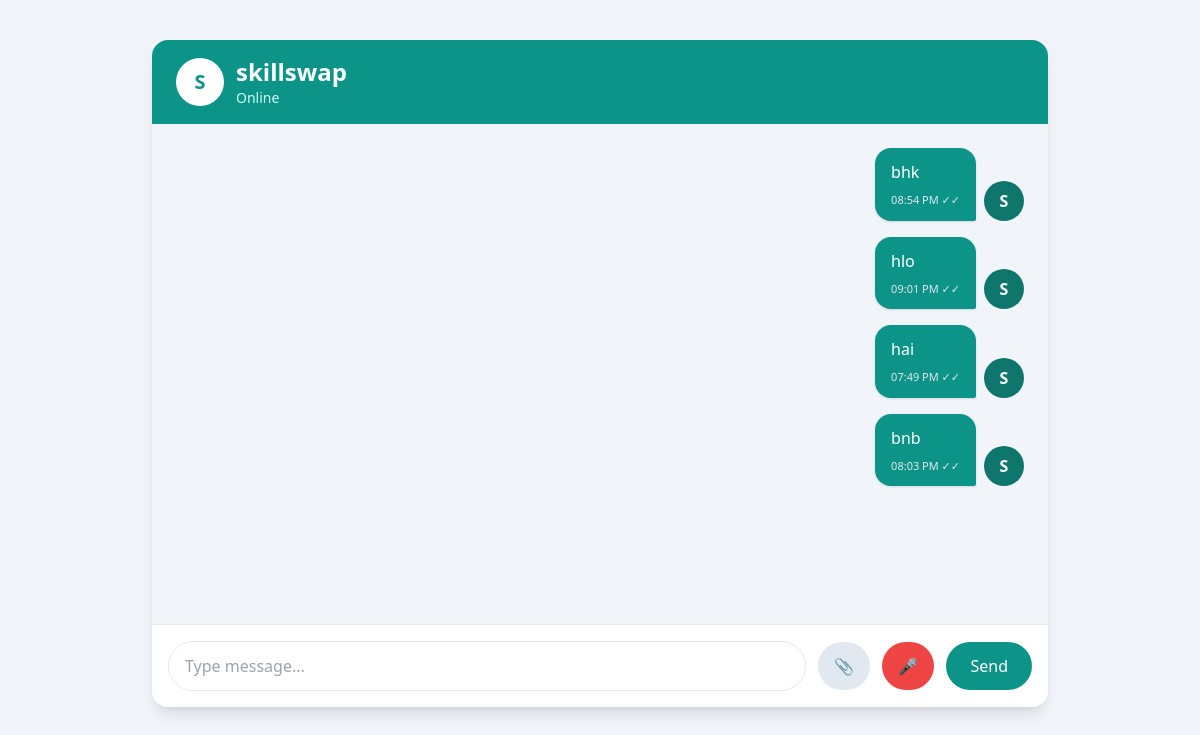
The app's page /chat/28/ (signed in) with its own data.
### skills/models.py (models this page shows)
class Message(models.Model):
    sender = models.ForeignKey(
        User,
        related_name='sent_messages',
        on_delete=models.CASCADE
    )
    receiver = models.ForeignKey(
        User,
        related_name='received_messages',
        on_delete=models.CASCADE
    )
    message = models.TextField(blank=True, null=True)
    file = models.FileField(
        upload_to='chat_files/',
        blank=True,
        null=True
    )
    voice = models.FileField(
        upload_to='voice_notes/',
        blank=True,
        null=True
    )
    timestamp = models.DateTimeField(auto_now_add=True)

### skills/views.py (the view, shortened to what this page needs)
# urls.py: path('chat/<int:user_id>/', views.chat, name='chat'),
def chat(request, user_id):
    receiver = User.objects.get(id=user_id)
    messages = Message.objects.filter(
        Q(sender=request.user, receiver=receiver) |
        Q(sender=receiver, receiver=request.user)
    ).order_by('timestamp')
    Message.objects.filter(
        sender=receiver,
        receiver=request.user,
        is_read=False
    ).update(is_read=True)
    return render(request, 'skills/chat.html', {
        'receiver': receiver,
        'messages': messages
    })

### skills/templates/skills/chat.html (shortened to what this page needs)
<!DOCTYPE html>
<html>
<head>
    <script src="https://cdn.tailwindcss.com"></script>
</head>
<body class="bg-slate-100">
<div class="max-w-4xl mx-auto mt-10 bg-white rounded-2xl shadow-lg overflow-hidden">
    <div class="bg-teal-600 text-white px-6 py-4 flex items-center gap-3">
        <div class="w-12 h-12 rounded-full bg-white text-teal-600 flex items-center justify-center font-bold text-xl">
            {{ receiver.username|slice:":1"|upper }}
        </div>
        <div>
            <h2 class="text-2xl font-bold">
                {{ receiver.username }}
            </h2>
            <p class="text-sm text-teal-100">
                Online
            </p>
        </div>
    </div>
    <div id="chatBox"
         class="h-[500px] overflow-y-scroll p-6 bg-slate-100 space-y-4">
    {% for msg in messages %}
        {% if msg.sender == request.user %}
        <div class="flex justify-end items-end gap-2">
            <div class="bg-teal-600 text-white px-4 py-3 rounded-2xl rounded-br-sm max-w-sm shadow">
                {% if msg.message %}
                <p class="break-words">
                    {{ msg.message }}
                </p>
                {% endif %}
                <p class="text-[11px] mt-2 text-right text-slate-200">
                    {{ msg.timestamp|date:"h:i A" }} ✓✓
                </p>
            </div>
            <div class="w-10 h-10 rounded-full bg-teal-700 text-white flex items-center justify-center font-bold">
                {{ request.user.username|slice:":1"|upper }}
            </div>
        </div>
        {% endif %}
    {% endfor %}
    </div>
    <form method="POST"
          enctype="multipart/form-data"
          class="flex items-center gap-3 p-4 border-t bg-white">
        <input
            type="text"
            name="message"
            placeholder="Type message..."
            class="flex-1 border rounded-full px-4 py-3 outline-none focus:ring-2 focus:ring-teal-500"
        >
        <label class="cursor-pointer bg-slate-200 px-4 py-3 rounded-full hover:bg-slate-300 transition">
            📎
        </label>
        <button
            type="button"
            id="recordBtn"
            class="bg-red-500 hover:bg-red-600 text-white px-4 py-3 rounded-full transition">
            🎤
        </button>
        <button
            type="submit"
            class="bg-teal-600 hover:bg-teal-700 text-white px-6 py-3 rounded-full transition">
            Send
        </button>
    </form>
</div>
</body>
</html>

### records on screen
Message: message "bhk", timestamp "08:54 PM"
Message: message "hlo", timestamp "09:01 PM"
Message: message "hai", timestamp "07:49 PM"
Message: message "bnb", timestamp "08:03 PM"

### other values on screen
{{ receiver.username|slice:":1"|upper }} "S"
{{ receiver.username }} "skillswap"
{{ request.user.username|slice:":1"|upper }} "S"
